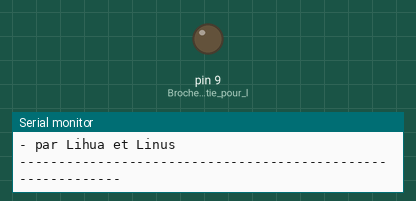
Recording of a sketch running on a simulated Arduino Uno, built with avr-gcc and run on an emulated ATmega328P. Parts: output pins drawn as LEDs (lit = HIGH), the last lines printed to the serial monitor.

Above: at 0.1 s.
At 6.2 s:
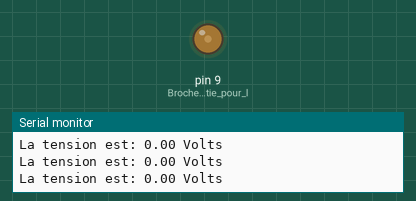
At 12.2 s:
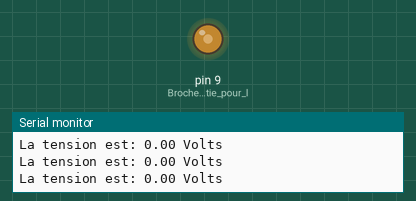
At 25.2 s:
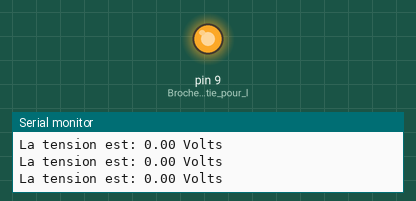
Timing chart, 0 to 40.0 s (numbered marks = the images above):
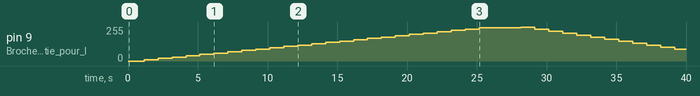

Measured:
- by itself, pin 9 (Broche_9_en_sortie_pour_l): rises from 0/255 to 255/255 in 27.0 s, then falls to 90/255 in 11.0 s

The sketch:

Lab4_Etape4.ino
```cpp
/*
 *
 * Laboratoire 4 - Étape 4
 *
 */

int largeurPWM = 0;

void setup()
{
    pinMode(9, OUTPUT);  // Broche 9 en sortie pour le moteur DC
    Serial.begin (9600); // Initialisation du moniteur série
    Serial.println(); // buffer flush: nécessaire affin d'éviter l'affichage
                      // de caractères bizarres au début de la ligne suivant
    Serial.println( "Affichage des tensions appliquées au moteur DC en temps réél" );
    Serial.println( "- par Lihua et Linus" );
    Serial.println( "------------------------------------------------------------" );
    Serial.println(); // on saute une ligne
}

void loop()
{
    // On procède à l'accélération du moteur
    Serial.println( "Début du cycle d'accélération" );
    for(int i = 0; i < 256; i+=10) // on accélère par incréments de 10
    {
      analogWrite( 9, i );
      Serial.print( "La tension est: " );
      Serial.print( largeurPWM / 255.0 * 5.0 ); // on affiche la tension
      Serial.println( " Volts"); // on termine l'affichage et on saute une ligne
      delay( 1000 ); // On accorde du temps pour lire la valeur une fois affichée
    }
    Serial.println( "Cycle d'accélération terminé" );

    delay( 2000 ); // une petite pause avant de procéder à la prochaine phase
    Serial.println(); // on saute une ligne

    // Maintenant on décélère
    Serial.println( "Début du cycle de décélération" );
    for(int i = 255; i >= 0; i-=15) // on décélère par incréments de 15
    {
      analogWrite( 9, i );
      Serial.print( "La tension est: " );
      Serial.print( largeurPWM / 255.0 * 5.0 );  // on affiche la tension
      Serial.println( " Volts"); // on termine l'affichage et on saute une ligne
      delay( 1000 ); // On accorde du temps pour lire la valeur une fois affichée
    }
    Serial.println( "Cycle de décélération terminé" );

    delay( 2000 ); // une petite pause avant de recommencer
    Serial.println(); // on saute une ligne

} // fin de loop()
```
